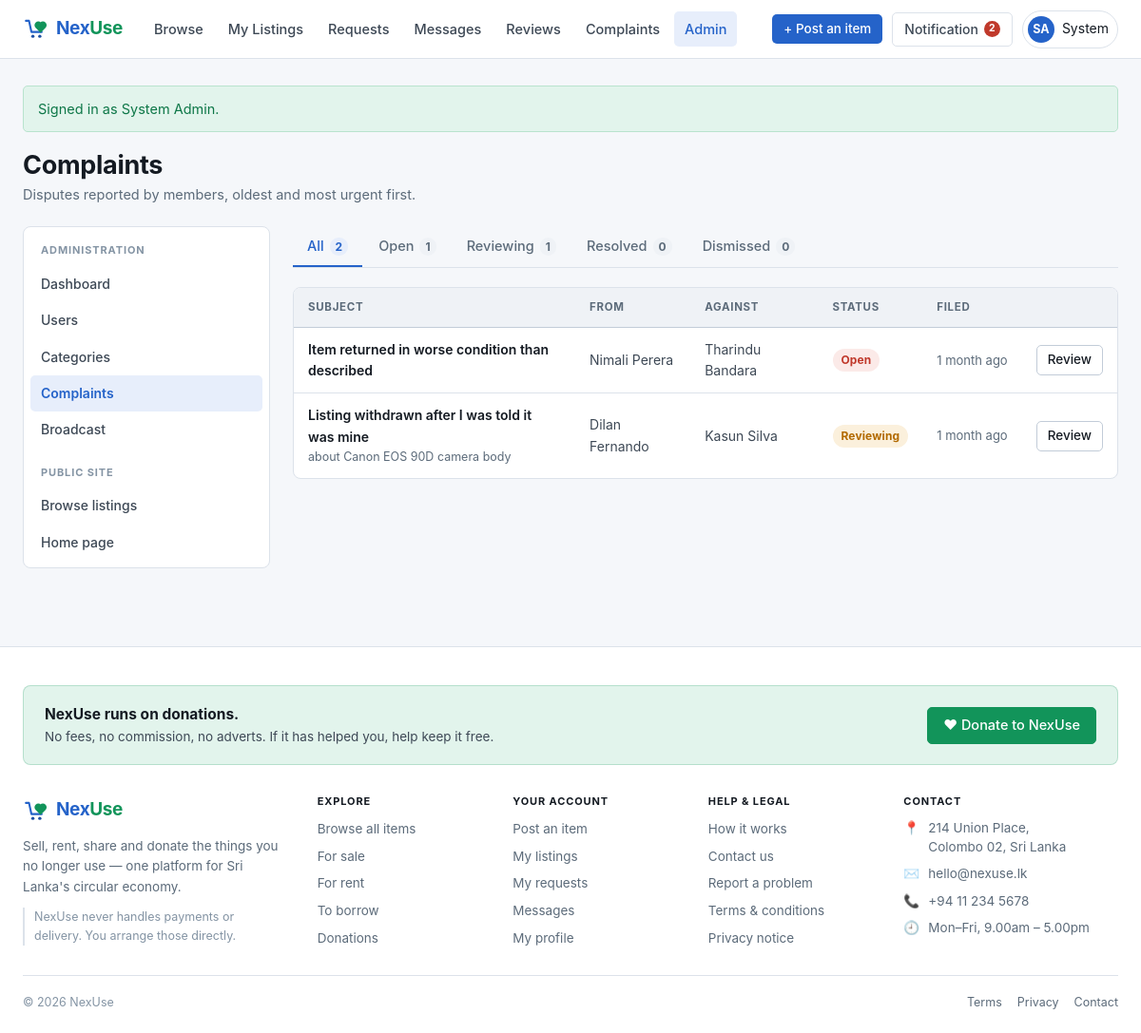
The page /admin/complaints (signed in) on the database its author committed.
### tables this page shows
CREATE TABLE users (
  user_id        INT UNSIGNED NOT NULL AUTO_INCREMENT,
  name           VARCHAR(100)  NOT NULL,
  email          VARCHAR(190)  NOT NULL,
  password_hash  VARCHAR(255)  NOT NULL,
  phone          VARCHAR(20)   DEFAULT NULL,
  address        VARCHAR(255)  DEFAULT NULL,
  city           VARCHAR(80)   DEFAULT NULL,
  bio            TEXT          DEFAULT NULL,
  avatar_path    VARCHAR(255)  DEFAULT NULL,
  role           ENUM('admin','member')            NOT NULL DEFAULT 'member',
  status         ENUM('active','suspended')        NOT NULL DEFAULT 'active',
  created_at     DATETIME      NOT NULL DEFAULT CURRENT_TIMESTAMP,
  PRIMARY KEY (user_id),
  UNIQUE KEY uq_users_email (email),
  KEY idx_users_role (role),
  KEY idx_users_status (status)
);

CREATE TABLE complaints (
  complaint_id     INT UNSIGNED NOT NULL AUTO_INCREMENT,
  complainant_id   INT UNSIGNED NOT NULL,
  against_user_id  INT UNSIGNED DEFAULT NULL,
  listing_id       INT UNSIGNED DEFAULT NULL,
  subject          VARCHAR(150) NOT NULL,
  description      TEXT         NOT NULL,
  status           ENUM('open','reviewing','resolved','dismissed') NOT NULL DEFAULT 'open',
  admin_note       VARCHAR(500) DEFAULT NULL,
  created_at       DATETIME     NOT NULL DEFAULT CURRENT_TIMESTAMP,
  updated_at       DATETIME     NOT NULL DEFAULT CURRENT_TIMESTAMP ON UPDATE CURRENT_TIMESTAMP,
  PRIMARY KEY (complaint_id),
  KEY idx_complaints_complainant (complainant_id),
  KEY idx_complaints_against (against_user_id),
  KEY idx_complaints_status (status),
  CONSTRAINT fk_complaints_complainant
    FOREIGN KEY (complainant_id) REFERENCES users (user_id) ON DELETE CASCADE,
  CONSTRAINT fk_complaints_against
    FOREIGN KEY (against_user_id) REFERENCES users (user_id) ON DELETE SET NULL,
  CONSTRAINT fk_complaints_listing
    FOREIGN KEY (listing_id) REFERENCES listings (listing_id) ON DELETE SET NULL
);

CREATE TABLE listings (
  listing_id      INT UNSIGNED NOT NULL AUTO_INCREMENT,
  user_id         INT UNSIGNED NOT NULL,
  category_id     INT UNSIGNED DEFAULT NULL,
  title           VARCHAR(150) NOT NULL,
  description     TEXT         NOT NULL,
  item_condition  ENUM('new','like_new','good','fair','poor')   NOT NULL DEFAULT 'good',
  listing_type    ENUM('sell','rent','share','donate')          NOT NULL,
  price           DECIMAL(10,2) DEFAULT NULL,   
  location        VARCHAR(120) DEFAULT NULL,
  status          ENUM('available','reserved','completed','removed') NOT NULL DEFAULT 'available',
  created_at      DATETIME     NOT NULL DEFAULT CURRENT_TIMESTAMP,
  updated_at      DATETIME     NOT NULL DEFAULT CURRENT_TIMESTAMP ON UPDATE CURRENT_TIMESTAMP,
  PRIMARY KEY (listing_id),
  KEY idx_listings_user (user_id),
  KEY idx_listings_category (category_id),
  KEY idx_listings_status (status),
  KEY idx_listings_type (listing_type),
  CONSTRAINT fk_listings_user
    FOREIGN KEY (user_id) REFERENCES users (user_id) ON DELETE CASCADE,
  CONSTRAINT fk_listings_category
    FOREIGN KEY (category_id) REFERENCES categories (category_id) ON DELETE SET NULL
);

### app/Views/admin/complaints/index.php (the view, shortened to what the rows shown need)
<div class="page-head">
  <div>
    <h1>Complaints</h1>
  </div>
</div>
<div class="split">
  <div>
    <?php if (empty($complaints)): ?>
      <div class="empty">
        <div class="icon">🛡️</div>
        <h3>Nothing here</h3>
        <p>
          <?= $status === '' ? 'No complaints have been filed.' : 'No complaints with that status.' ?>
        </p>
      </div>
    <?php else: ?>
      <div class="table-wrap">
        <table>
          <thead>
            <tr><th>Subject</th><th>From</th><th>Against</th><th>Status</th><th>Filed</th><th></th></tr>
          </thead>
          <tbody>
            <?php foreach ($complaints as $c): ?>
              <?php $cid = (int) $c['complaint_id']; ?>
              <tr>
                <td>
                  <a href="<?= url('/admin/complaints/' . $cid) ?>" class="primary"><?= e($c['subject']) ?></a>
                  <?php if (!empty($c['listing_title'])): ?>
                    <span class="sub">about <?= e($c['listing_title']) ?></span>
                  <?php endif; ?>
                </td>
                <td><?= e($c['complainant_name']) ?></td>
                <td><?= e($c['against_name'] ?? '—') ?></td>
                <td><span class="badge badge-<?= e($c['status']) ?>"><?= e(ucfirst((string) $c['status'])) ?></span></td>
                <td class="small muted nowrap"><?= e(time_ago((string) $c['created_at'])) ?></td>
                <td class="right">
                  <a class="btn btn-secondary btn-sm" href="<?= url('/admin/complaints/' . $cid) ?>">Review</a>
                </td>
              </tr>
            <?php endforeach; ?>
          </tbody>
        </table>
      </div>
    <?php endif; ?>
  </div>
</div>

### app/Views/layouts/app.php (shortened to what the rows shown need)
<?php
$user      = auth_user();
$unread    = $user !== null ? Notification::unreadCount((int) $user['user_id']) : 0;
$containerClass = 'container';
?>
<!DOCTYPE html>
<html lang="en">
<head>
<link rel="stylesheet" href="<?= asset('css/app.css') ?>">
</head>
<body>
<header class="site-header">
  <div class="container">
    <div class="header-actions">
      <?php if ($user !== null): ?>
        <a class="btn btn-sm hide-sm" href="<?= url('/listings/create') ?>">+ Post an item</a>
        <a class="notif-toggle" href="#notifications" data-modal-open="notifications">
          Notification
          <?php if ($unread > 0): ?>
            <span class="nav-badge"><?= $unread > 99 ? '99+' : $unread ?><span class="sr-only"> unread</span></span>
          <?php endif; ?>
        </a>
        <div class="account">
          <button class="account-toggle" type="button" data-dropdown="account-menu" aria-haspopup="true">
            <?= avatar($user) ?>
            <span class="hide-sm"><?= e(explode(' ', (string) $user['name'])[0]) ?></span>
          </button>
        </div>
      <?php else: ?>
        <a class="btn btn-secondary btn-sm" href="<?= url('/login') ?>">Sign in</a>
        <a class="btn btn-sm" href="<?= url('/register') ?>">Create account</a>
      <?php endif; ?>
    </div>
  </div>
</header>
<main class="page">
  <div class="<?= e($containerClass) ?>">
    <?= $content ?>
  </div>
</main>
</body>
</html>

### app/Helpers/functions.php (shortened to what the rows shown need)
<?php
function e(mixed $value): string
{
    return htmlspecialchars((string) $value, ENT_QUOTES | ENT_SUBSTITUTE, 'UTF-8');
}
function url(string $path = ''): string
{
    $base = rtrim((string) Config::get('base_url', ''), '/');
    $path = ltrim($path, '/');
    return $path === '' ? ($base === '' ? '/' : $base) : $base . '/' . $path;
}
function asset(string $path): string
{
    return url('assets/' . ltrim($path, '/'));
}
function time_ago(?string $datetime): string
{
    $diff = time() - strtotime($datetime);
    $units = [
        31536000 => 'year',
        2592000  => 'month',
        604800   => 'week',
        86400    => 'day',
        3600     => 'hour',
        60       => 'minute',
    ];
    foreach ($units as $seconds => $label) {
        if ($diff >= $seconds) {
            $count = (int) floor($diff / $seconds);
            return $count . ' ' . $label . ($count > 1 ? 's' : '') . ' ago';
        }
    }
    return 'just now';
}
function initials(string $name): string
{
    $parts = preg_split('/\s+/', trim($name)) ?: [];
    $first = mb_substr($parts[0] ?? '', 0, 1);
    $last  = count($parts) > 1 ? mb_substr($parts[count($parts) - 1], 0, 1) : '';
    return mb_strtoupper($first . $last);
}
function auth_user(): ?array
{
    return Auth::user();
}
function avatar(array $person, string $size = ''): string
{
    $classes = trim('avatar ' . $size);
    $name    = (string) ($person['name'] ?? '');
    $path    = $person['avatar_path'] ?? null;
    return '<span class="' . e($classes) . '">' . e(initials($name)) . '</span>';
}

### rows shown on the page
users: name "SA", name "System"
complaints: subject "Item returned in worse condition than described", complainant.name "Nimali Perera", against_user.name "Tharindu Bandara", status "Open", created_at "1 month ago"
complaints: subject "Listing withdrawn after I was told it was mine", listing.title "Canon EOS 90D camera body", complainant.name "Dilan Fernando", against_user.name "Kasun Silva", status "Reviewing", created_at "1 month ago"

### other values the page prints
$unread "2"
$message['message'] "Signed in as System Admin."
$label "Dashboard"
$label "Users"
$label "Categories"
$label "Complaints"
$label "Broadcast"
$total "2"
$s "Open"
$counts[$s] "1"
$s "Reviewing"
$s "Resolved"
$counts[$s] "0"
$s "Dismissed"
